Frame 1 (no input): blank canvas, image omitted
Frame 60 (no input): blank canvas, image omitted
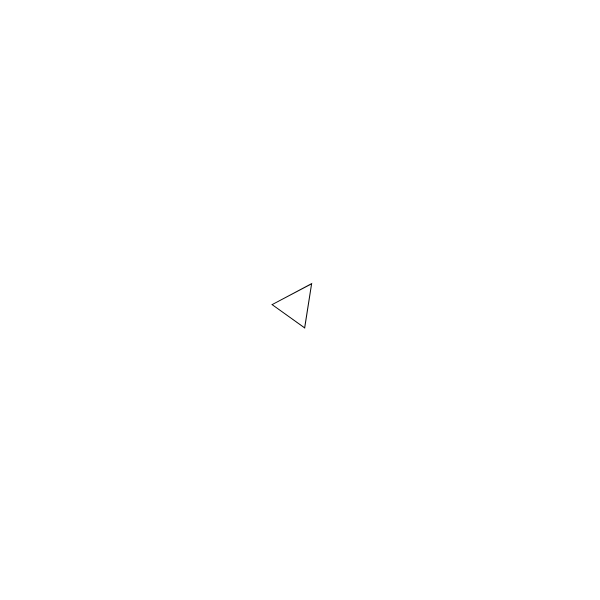
Frame 120 (the mouse pressed at the canvas centre since frame 60)

The p5.js sketch whose frames 1 and 60 were blank and that drew this single picture after the mouse press (run headless with seeded random() and noise() and a simulated clock; from frame 60 on, the mouse is pressed at the canvas centre):

// p5.js sketch
// ── sketch.js
function setup() {
  // put setup code here
  createCanvas (600,600);
  console.log("hey");
}

function draw() {
  // put drawing code here
  
  background(255);
  translate (mouseX, mouseY);
  rotate(frameCount);

  triangle(-20,20,0,-20,20,20);
}
